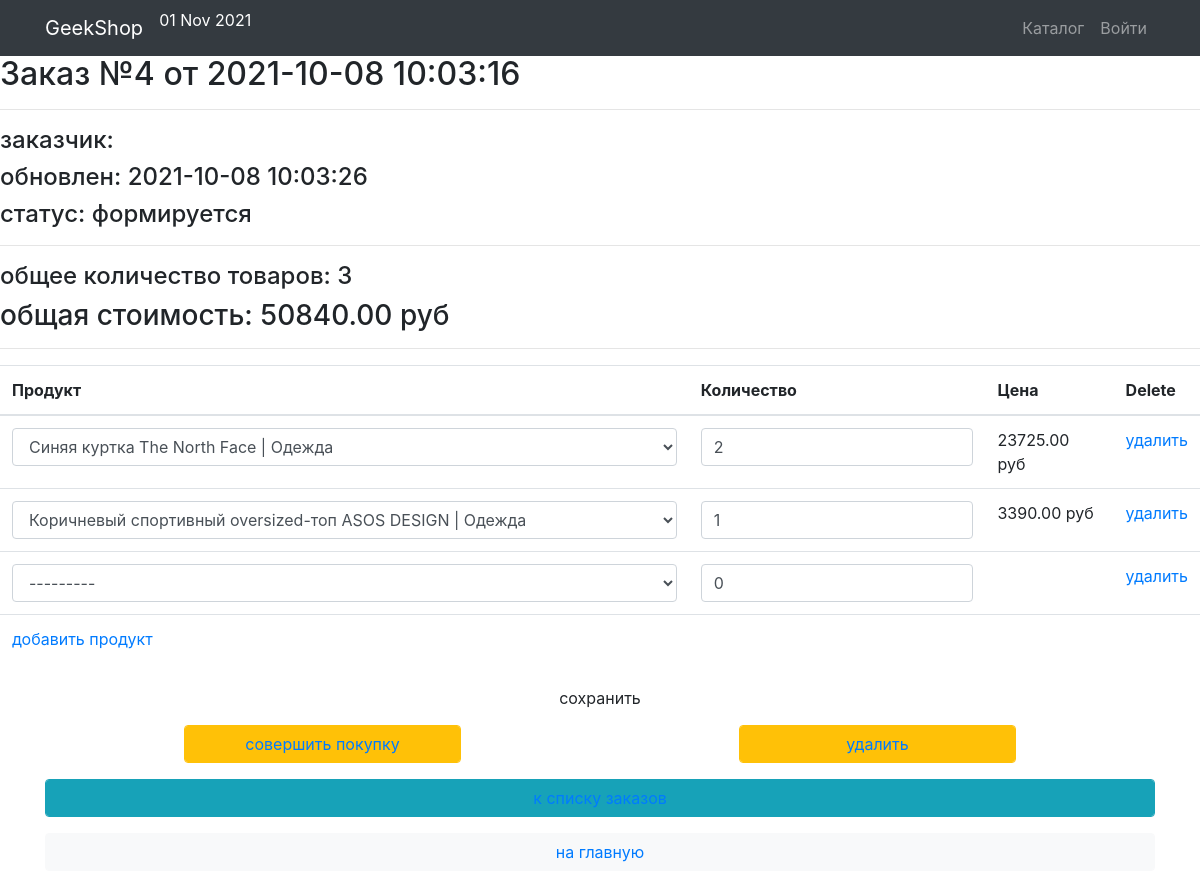
The app's page /orders/update/4/, older data.
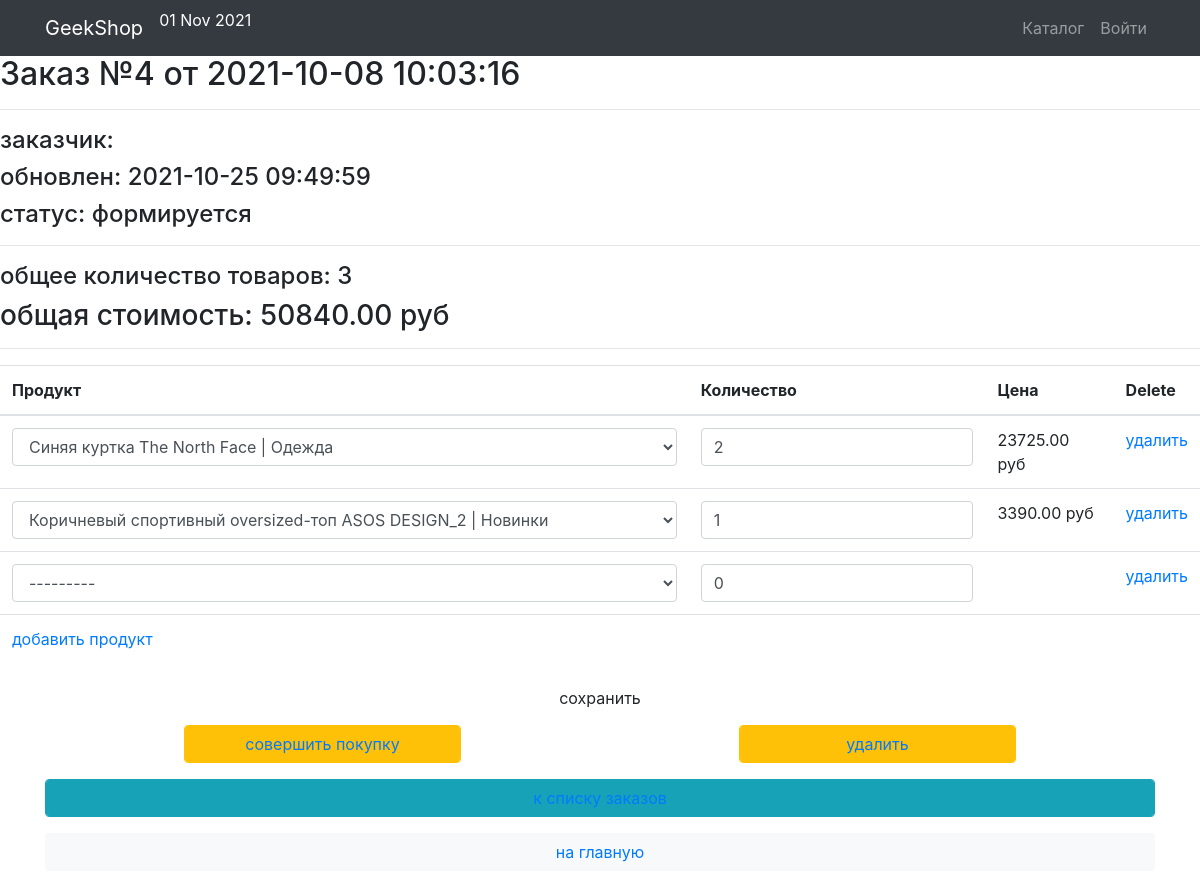
The same page, newer data.
### ordersapp/models.py (models this page shows, shortened)
class Order(models.Model):
	FORMING = "FM"
	SENT_TO_PROCEED = "STP"
	PROCEEDED = "PRD"
	PAID = "PD"
	READY = "RDY"
	CANCEL = "CNC"
	ORDER_STATUS_CHOICES = (
		(FORMING, "формируется"),
		(SENT_TO_PROCEED, "отправлен в обработку"),
		(PAID, "оплачен"),
		(PROCEEDED, "обрабатывается"),
		(READY, "готов к выдаче"),
		(CANCEL, "отменен"))
	user = models.ForeignKey(settings.AUTH_USER_MODEL, on_delete=models.CASCADE)
	created = models.DateTimeField(verbose_name="create", auto_now_add=True)
	updated = models.DateTimeField(verbose_name="update", auto_now=True)
	status = models.CharField(verbose_name="status", max_length=3, choices=ORDER_STATUS_CHOICES, default=FORMING)
	is_active = models.BooleanField(verbose_name="active", default=True)
	def get_summary(self):
		items = self.orderitems.select_related()
		return {
			"get_total_cost": sum(list(map(lambda x: x.quantity * x.product.price, items))),
			"get_total_quantity": sum(list(map(lambda x: x.quantity, items)))
		}

### ordersapp/views.py (the view, shortened to what this page needs)
# urls.py: path('update/<int:pk>/', OrderUpdate.as_view(), name='update'),
class OrderUpdate(UpdateView):
	model = Order
	fields = []
	success_url = reverse_lazy("orders:list")
	def get_context_data(self, **kwargs):
		context = super(OrderUpdate, self).get_context_data(**kwargs)
		context["title"] = "Geekshop - Создать заказ"
		OrderFormSet = inlineformset_factory(Order, OrderItem, form=OrderItemsForm, extra=1)
		if self.request.POST:
			formset = OrderFormSet(self.request.POST, instance=self.object)
		else:
			queryset =self.object.orderitems.select_related()
			formset = OrderFormSet(instance=self.object, queryset=queryset)
			for form in formset:
				if form.instance.pk:
					form.initial["price"] = form.instance.product.price
		context["orderitems"] = formset
		return context

### products/context_processors.py (called while the page is built)
def basket(request):
	basket_list = []
	if request.user.is_authenticated:
		basket_list = Basket.objects.filter(user=request.user)
	return {"baskets": basket_list}

### products/models.py (called while the page is built)
	def __str__(self):
		return self.name

	def __str__(self):
		return f"{self.name} | {self.category}"

### ordersapp/templates/ordersapp/order_form.html (shortened to what this page needs)
{% extends "products/base.html" %}
{% load static %}
{% load cache %}
{% block content %}
   {% include 'ordersapp/includes/inc_order_summary.html' %}
   <div class="order_form">
       <form action="" method="post">
           <table class="table">
               {% for form in orderitems.forms %}
                   {% if forloop.first %}
                       <thead>
                       <tr>
                           {% for field in form.visible_fields %}
                               <th class="{% cycle 'td1' 'td2' 'td3' %} order formset_td">
                                   {{ field.label|capfirst }}
                               </th>
                           {% endfor %}
                       </tr>
                       </thead>
                   {% endif %}
                   <tr class="formset_row">
                       {% for field in form.visible_fields %}
                           <td class="{% cycle 'td1' 'td2' 'td3' %} order formset_td">
                               {% if field.name != "price" %}
                                    {% if field.name == "product" %}
                                        {% cache 3600 orderitemform_product field.value %}
                                            {{ field }}
                                        {% endcache %}
                                    {% else %}
                                            {{ field }}
                                    {% endif %}
                               {% else %}
                                    {% if field.value %}
                                        <span class="orderitems-{{ forloop.parentloop.counter0 }}-price">
                                        {{ field.value }} руб
                                        </span>
                                    {% endif %}
                               {% endif %}
                           </td>
                       {% endfor %}
                   </tr>
               {% endfor %}
           </table>
           <button type="submit" value="сохранить" class="btn btn-default btn-round form-control last">сохранить</button>
           {% include 'ordersapp/includes/inc_order_actions.html' %}
       </form>
   </div>
{% endblock %}

### ordersapp/templates/ordersapp/includes/inc_order_summary.html (shortened to what this page needs)
{% if object %}
   <div class="h2">Заказ №{{ object.pk }} от {{ object.created|date:"Y-m-d H:i:s" }}</div>
   <hr>
   <div class="h4">заказчик: {{ user.last_name }} {{ user.first_name }} </div>
   <div class="h4">обновлен: {{ object.updated|date:"Y-m-d H:i:s" }}</div>
   <div class="h4">cтатус: {{ object.get_status_display }}</div>
   <hr>
    {% with object_summary=object.get_summary %}
       <div class="h4">
           общее количество товаров: <span class="order_total_quantity">{{ object_summary.get_total_quantity }}</span>
       </div>
       <div class="h3">
           общая стоимость: <span class="order_total_cost">{{ object_summary.get_total_cost }}</span> руб
       </div>
    {% endwith %}
{% endif %}
<hr>

Row changes from the older to the newer data that the page shows:
changed Order "формируется": updated "2021-10-08 10:03:26" → "2021-10-25 09:49:59"
Text that changed along with them:
form field field: "Коричневый спортивный oversized-топ ASOS DESIGN | Одежда" → "Коричневый спортивный oversized-топ ASOS DESIGN_2 | Новинки"
